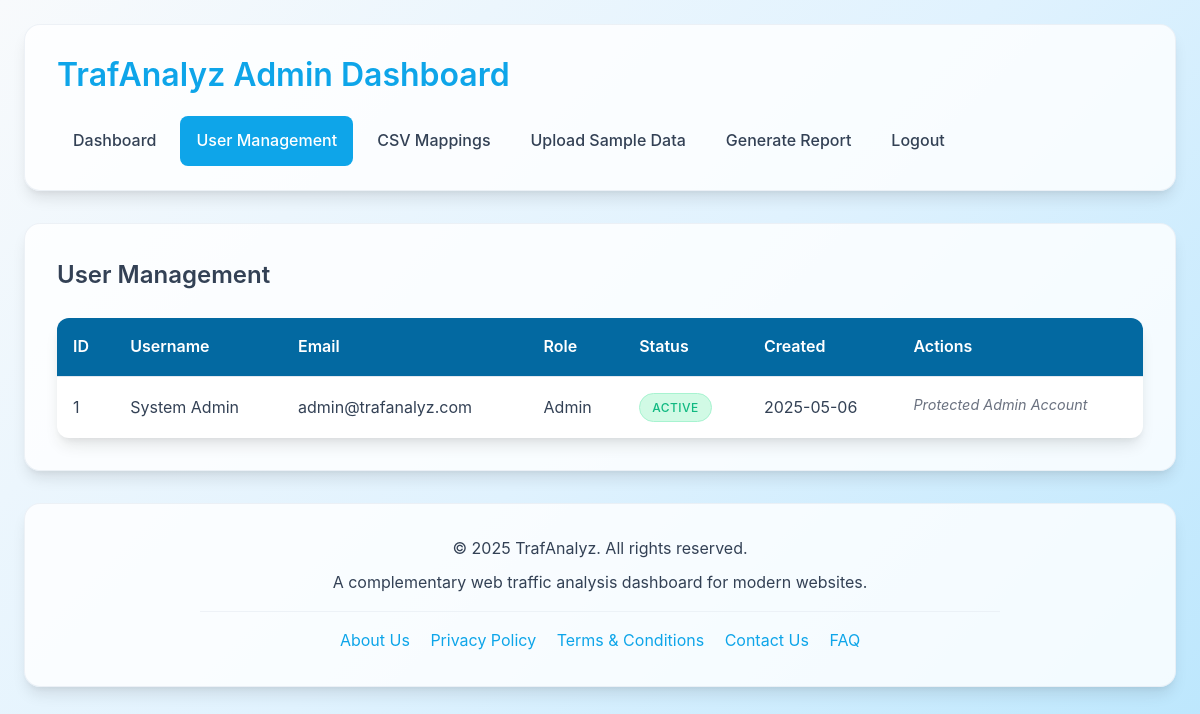
The page /admin/admin_users.php (signed in) on the database as committed earlier.
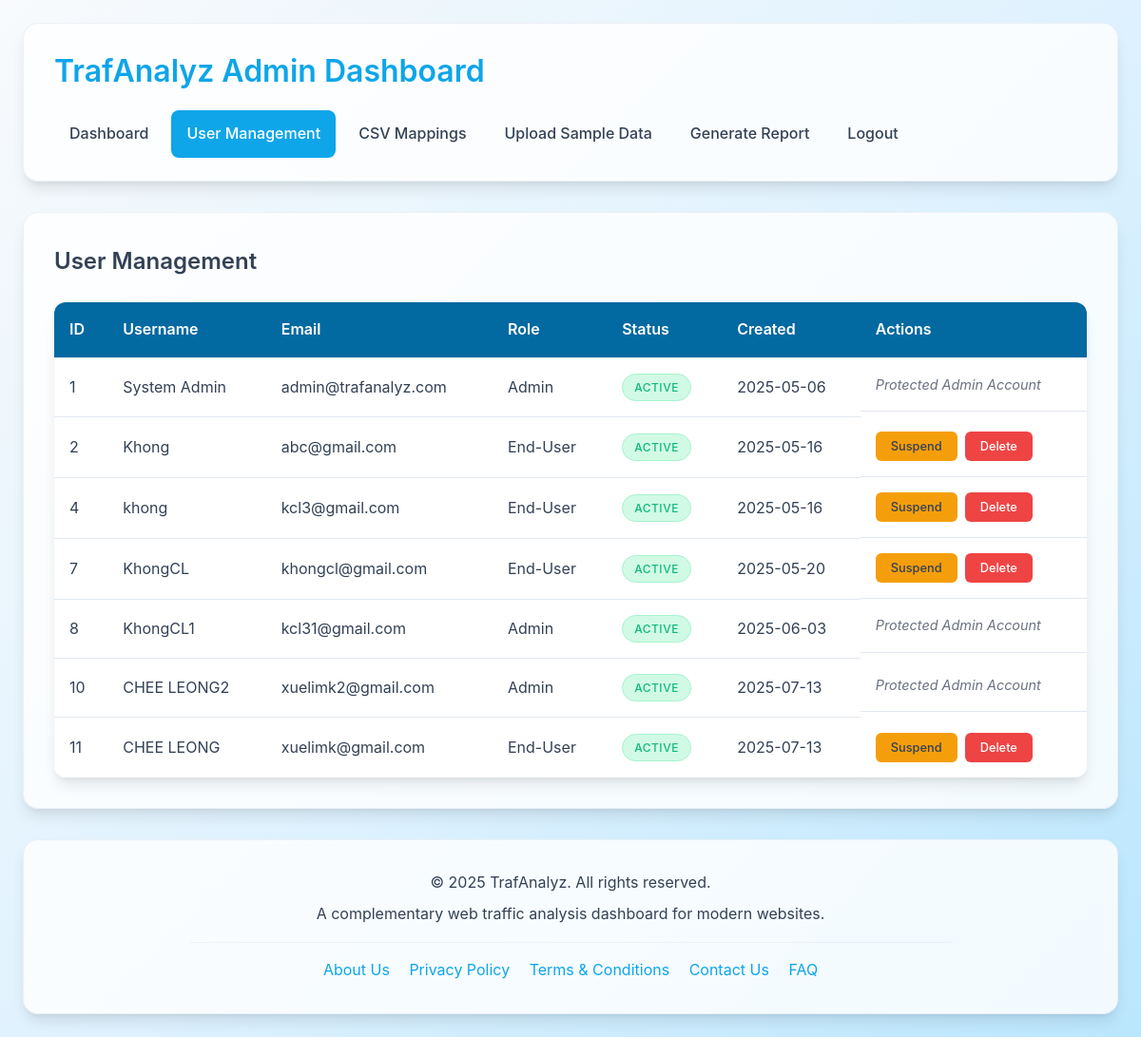
The same page on the database as committed later.
### tables this page shows
CREATE TABLE `user` (
  `UserID` int(11) NOT NULL,
  `Username` varchar(255) NOT NULL,
  `Email` varchar(255) NOT NULL,
  `PasswordHash` varchar(255) NOT NULL,
  `Role` enum('Admin','End-User') NOT NULL DEFAULT 'End-User',
  `AccountStatus` enum('Active','Suspended') NOT NULL DEFAULT 'Active',
  `CreatedAt` datetime NOT NULL DEFAULT current_timestamp()
);

### admin/admin_users.php (the view, shortened to what this page needs)
<?php
require_once '../config.php';
$users = [];
$sql = "SELECT UserID, Username, Email, Role, AccountStatus, CreatedAt FROM user ORDER BY UserID";
$result = $conn->query($sql);
if ($result) {
    while ($row = $result->fetch_assoc()) {
        $users[] = $row;
    }
}
?>
<!DOCTYPE html>
<html lang="en">
<head>
    <link rel="stylesheet" href="../styles.css">
    <link rel="stylesheet" href="admin_style.css">
</head>
<body>
    <div class="container admin-user-management-container">
        <?php
            $active_page = "users";
            include 'admin_header.php';
        ?>
        <main>
            <section>
                <h2>User Management</h2>
                <?php if (empty($users)): ?>
                    <div class="admin-no-users-message">
                        <p>No users found in the database.</p>
                    </div>
                <?php else: ?>
                    <table class="admin-user-table">
                        <thead>
                            <tr>
                                <th>ID</th>
                                <th>Username</th>
                                <th>Email</th>
                                <th>Role</th>
                                <th>Status</th>
                                <th>Created</th>
                                <th>Actions</th>
                            </tr>
                        </thead>
                        <tbody>
                            <?php foreach ($users as $user): ?>
                            <tr>
                                <td><?php echo $user['UserID']; ?></td>
                                <td><?php echo htmlspecialchars($user['Username']); ?></td>
                                <td><?php echo htmlspecialchars($user['Email']); ?></td>
                                <td><?php echo $user['Role']; ?></td>
                                <td>
                                    <span class="badge admin-status-badge admin-status-<?php echo strtolower($user['AccountStatus']); ?>">
                                        <?php echo $user['AccountStatus']; ?>
                                    </span>
                                </td>
                                <td><?php echo date('Y-m-d', strtotime($user['CreatedAt'])); ?></td>
                                <td class="admin-user-actions">
                                    <?php if ($user['Role'] === 'Admin'): ?>
                                        <span class="admin-protected">Protected Admin Account</span>
                                    <?php else: ?>
                                        <form method="post">
                                            <?php if ($user['AccountStatus'] === 'Active'): ?>
                                                <button type="submit" class="btn btn-small btn-warning"
                                                        onclick="return confirm('Are you sure you want to suspend this user?')">
                                                    Suspend
                                                </button>
                                            <?php endif; ?>
                                        </form>
                                        <form method="post">
                                            <button type="submit" class="btn btn-small btn-danger"
                                                    onclick="return confirm('Are you sure you want to delete this user? This action cannot be undone.')">
                                                Delete
                                            </button>
                                        </form>
                                    <?php endif; ?>
                                </td>
                            </tr>
                            <?php endforeach; ?>
                        </tbody>
                    </table>
                <?php endif; ?>
            </section>
        </main>
        <?php include 'admin_footer.php'; ?>
    </div>
</body>
</html>

### admin/admin_header.php (shortened to what this page needs)
<?php
$active_page = isset($active_page) ? $active_page : 'dashboard';
?>
<!DOCTYPE html>
<html lang="en">
<head>
    <link rel="stylesheet" href="admin_style.css">
    <link href="https://cdnjs.cloudflare.com/ajax/libs/font-awesome/6.0.0/css/all.min.css" rel="stylesheet">
</head>
<body>
        <header>
            <h1>TrafAnalyz Admin Dashboard</h1>
            <nav>
                <ul>
                    <li><a href="index.php" <?php echo ($active_page == 'dashboard') ? 'class="active"' : ''; ?>>Dashboard</a></li>
                    <li><a href="admin_users.php" <?php echo ($active_page == 'users') ? 'class="active"' : ''; ?>>User Management</a></li>
                    <li><a href="admin_mappings.php" <?php echo ($active_page == 'mappings') ? 'class="active"' : ''; ?>>CSV Mappings</a></li>
                    <li><a href="upload_sample_data.php" <?php echo ($active_page == 'sample_data') ? 'class="active"' : ''; ?>>Upload Sample Data</a></li>
                    <li><a href="export_users_pdf.php" target="_blank" <?php echo ($active_page == 'report') ? 'class="active"' : ''; ?>>Generate Report</a></li>
                    <li><a href="admin_logout.php" class="logout">Logout</a></li>
                </ul>
            </nav>
        </header>

### admin/admin_footer.php
<footer>
    <div class="footer-content">
        <p>&copy; <?php echo date('Y'); ?> TrafAnalyz. All rights reserved.</p>
        <p>A complementary web traffic analysis dashboard for modern websites.</p>
        <div class="footer-links">
            <a href="../about.php">About Us</a>
            <a href="../privacy.php">Privacy Policy</a>
            <a href="../terms.php">Terms & Conditions</a>
            <a href="../contact_us.php">Contact Us</a>
            <a href="../faq.php">FAQ</a>
        </div>
    </div>
</footer>

### styles.css (style rules this page uses)
:root { --primary-color: #0ea5e9; --primary-dark: #0369a1; --light-blue: #e0f2fe; --danger: #ef4444; --danger-light: #fecaca; --danger-border: #fca5a5; --success: #10b981; --success-light: #d1fae5; --success-dark: #059669; --success-border: #a7f3d0; --warning: #f59e0b; --warning-dark: #d97706; --warning-light: #fef3c7; --warning-border: #fde68a; --info: #06b6d4; --info-dark: #0891b2; --info-border: #a5f3fc; --text-color: #334155; --dark-gray: #64748b; --light-gray: #f1f5f9; --medium-gray: #e2e8f0; --shadow: 0 10px 15px -3px rgba(0, 0, 0, 0.1), 0 4px 6px -2px rgba(0, 0, 0, 0.05); }
* { margin: 0; padding: 0; box-sizing: border-box; }
body { font-family: -apple-system, BlinkMacSystemFont, "Segoe UI", Roboto, Oxygen, Ubuntu, Cantarell, "Open Sans", "Helvetica Neue", sans-serif; color: var(--text-color); background: linear-gradient(135deg, #f8fafc 0%, #e0f2fe 50%, #bae6fd 100%); line-height: 1.6; min-height: 100vh; position: relative; overflow-x: hidden; }
.container { max-width: 1200px; margin: 0 auto; padding: 2rem 1rem; opacity: 0; transform: translateY(20px); animation: fadeInUp 0.8s ease-out forwards; }
h1, h2, h3, h4, h5, h6 { margin-bottom: 1rem; color: var(--text-color); font-weight: 600; }
h1 { color: var(--primary-color); margin-bottom: 1rem; font-size: 2rem; }
p { margin-bottom: 1rem; line-height: 1.6; }
a { color: var(--primary-color); text-decoration: none; transition: color 0.3s ease; }
header { background: rgba(255, 255, 255, 0.8); backdrop-filter: blur(10px); padding: 1.5rem 2rem; box-shadow: var(--shadow); display: flex; justify-content: space-between; align-items: center; flex-wrap: wrap; position: relative; z-index: 100; border-radius: 1rem; margin-bottom: 2rem; border: 1px solid rgba(226, 232, 240, 0.6); animation: slideInDown 0.8s ease-out 0.2s both; min-height: 80px; }
nav ul { display: flex; list-style: none; gap: 0.5rem; margin: 0; padding: 0; }
nav a { display: block; padding: 0.75rem 1rem; border-radius: 0.5rem; font-weight: 500; color: var(--text-color); transition: all 0.3s ease; position: relative; overflow: hidden; }
nav a:hover, nav a.active { background-color: var(--primary-color); color: white; }
nav .logout { color: var(--black); margin-left: auto; }
main { margin-bottom: 2rem; }
section { background: rgba(255, 255, 255, 0.8); backdrop-filter: blur(10px); border-radius: 1rem; padding: 2rem; margin-bottom: 2rem; box-shadow: var(--shadow); border: 1px solid rgba(226, 232, 240, 0.6); transition: all 0.3s ease; opacity: 0; transform: translateY(20px); animation: staggerIn 0.6s ease-out forwards; }
section:nth-child(1) { animation-delay: 0.1s; }
.btn { display: inline-flex; align-items: center; gap: 0.5rem; background-color: var(--primary-color); color: white; padding: 0.75rem 1.5rem; border: none; border-radius: 0.5rem; font-family: inherit; font-size: 1rem; font-weight: 500; line-height: normal; cursor: pointer; transition: all 0.3s ease; text-decoration: none; text-align: center; justify-content: center; position: relative; overflow: hidden; }
.btn-danger { background: var(--danger); }
.btn-warning { background: var(--warning); color: var(--text-color); }
.btn-small { padding: 0.5rem 1rem; font-size: 0.8rem; border: none; border-radius: 0.375rem; gap: 0.375rem; transition: all 0.2s ease; }
.btn-small.btn-danger { background: var(--danger); color: white; }
footer { background: rgba(255, 255, 255, 0.8); backdrop-filter: blur(10px); color: var(--text-color); padding: 2rem; text-align: center; margin-top: 2rem; border-radius: 1rem; box-shadow: var(--shadow); border: 1px solid rgba(226, 232, 240, 0.6); }
.footer-content { color: var(--text-color); max-width: 800px; margin: 0 auto; }
.footer-content p { margin-bottom: 0.5rem; }
.footer-links { margin-top: 1rem; padding-top: 1rem; border-top: 1px solid rgba(226, 232, 240, 0.5); }
.footer-links a { color: var(--primary-color); text-decoration: none; margin: 0 0.5rem; transition: color 0.3s; }
body { padding-bottom: 0 !important; }

Rows that differ between the two databases and show on the page:
added user: UserID "2", Username "Khong", Email "abc@gmail.com", Role "End-User", AccountStatus "ACTIVE", CreatedAt "2025-05-16", shows "Suspend"
added user: UserID "4", Username "khong", Email "kcl3@gmail.com", Role "End-User", AccountStatus "ACTIVE", CreatedAt "2025-05-16", shows "Suspend"
added user: UserID "7", Username "KhongCL", Email "khongcl@gmail.com", Role "End-User", AccountStatus "ACTIVE", CreatedAt "2025-05-20", shows "Suspend"
added user: UserID "8", Username "KhongCL1", Email "kcl31@gmail.com", Role "Admin", AccountStatus "ACTIVE", CreatedAt "2025-06-03", shows "Protected Admin Account"
added user: UserID "10", Username "CHEE LEONG2", Email "xuelimk2@gmail.com", Role "Admin", AccountStatus "ACTIVE", CreatedAt "2025-07-13", shows "Protected Admin Account"
added user: UserID "11", Username "CHEE LEONG", Email "xuelimk@gmail.com", Role "End-User", AccountStatus "ACTIVE", CreatedAt "2025-07-13", shows "Suspend"
